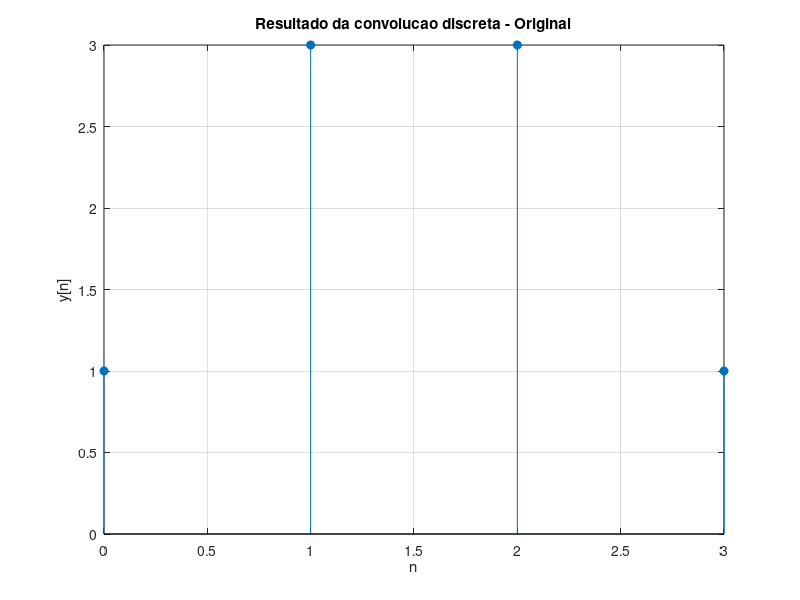
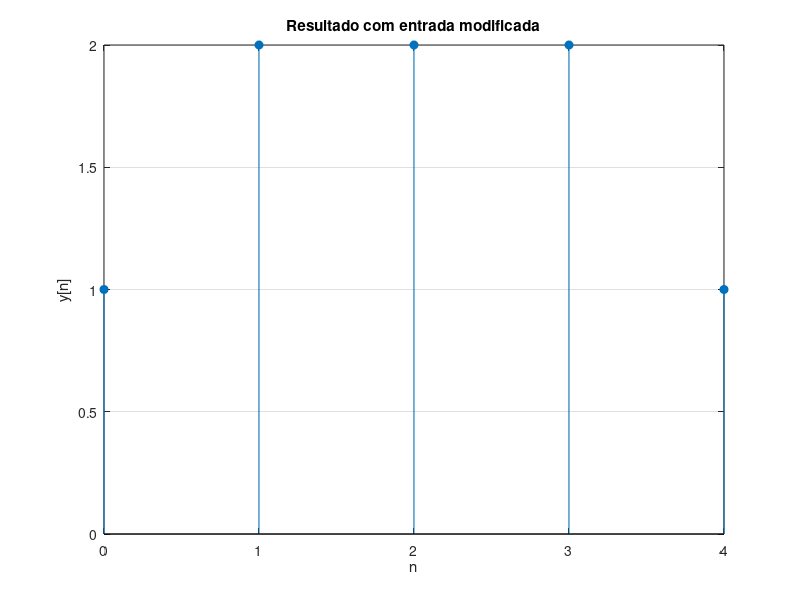

Here is the MATLAB script that generated these plots, in order:
clc; clear; close all;

% 1) Execução do código base
x = [1 2 1];
h = [1 1];
y = conv(x,h);

disp('Sequencia x[n]:'); disp(x);
disp('Sequencia h[n]:'); disp(h);
disp('Convolucao y[n] = x[n]*h[n]:'); disp(y);

figure;
n = 0:length(y)-1;
stem(n, y, 'filled'); grid on;
xlabel('n'); ylabel('y[n]'); title('Resultado da convolucao discreta - Original');

% 3) Modificação da entrada
x_mod = [1 1 1 1];
y_mod = conv(x_mod, h);

figure;
n_mod = 0:length(y_mod)-1;
stem(n_mod, y_mod, 'filled'); grid on;
xlabel('n'); ylabel('y[n]'); title('Resultado com entrada modificada');
disp('Convolucao com x[n] = {1, 1, 1, 1}:'); disp(y_mod);
pause;
